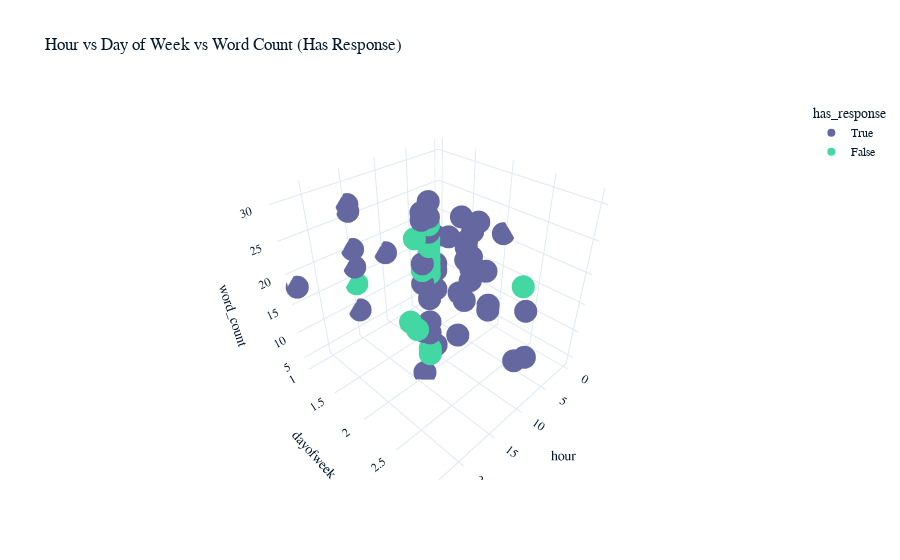
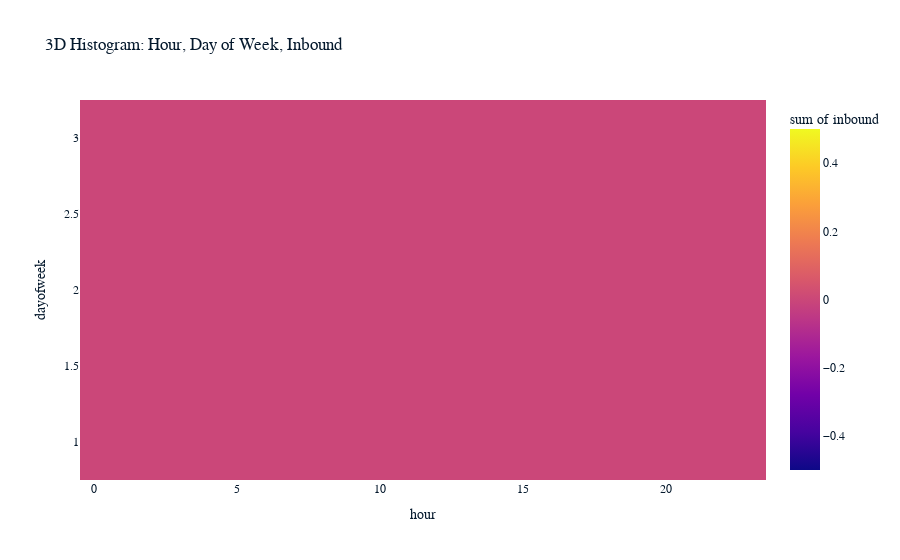

The notebook cell these images were saved under, in order:
### Code cell
# 2. 3D Scatter: Hour vs Day of Week vs Word Count, colored by Has Response
fig2 = px.scatter_3d(df1, x='hour', y='dayofweek', z='word_count', color='has_response',
                     title='Hour vs Day of Week vs Word Count (Has Response)')
fig2.show()

# 3. 3D Histogram: Hour, Day of Week, Inbound
fig3 = px.density_heatmap(df1, x='hour', y='dayofweek', z='inbound', nbinsx=24, nbinsy=7,
                          title='3D Histogram: Hour, Day of Week, Inbound')
fig3.update_traces(zsmooth='best')
fig3.show()

### Figure 1 — Plotly figure (JSON) as saved in the notebook; plotly's stock layout.template omitted (floating-point values rounded to 4 significant figures)
{"data": [{"hovertemplate": "has_response=True<br>hour=%{x}<br>dayofweek=%{y}<br>word_count=%{z}<extra></extra>", "legendgroup": "True", "marker": {"color": "#6568a0", "symbol": "circle"}, "mode": "markers", "name": "True", "scene": "scene", "showlegend": true, "x": [6, 13, 15, 15, 15, 15, 15, 10, 7, 5, 7, 13, 13, 14, 14, 14, 14, 12, 6, 10, 6, 6, 3, 2, 12, 13, 13, 7, 13, 13, 14, 10, 11, 12, 12, 13, 8, 7, 13, 13, 7, 8, 13, 13, 13, 13, 13, 13, 13, 12, 12, 12, 13, 13, 13, 13, 13, 8, 0, 23, 2, 13, 13, 13, 14], "y": [2, 2, 1, 1, 1, 1, 1, 1, 2, 2, 2, 2, 2, 2, 2, 2, 2, 2, 2, 2, 2, 2, 2, 2, 2, 2, 2, 2, 2, 2, 2, 3, 3, 3, 2, 2, 2, 2, 2, 2, 2, 2, 2, 2, 2, 2, 2, 2, 2, 2, 2, 2, 2, 2, 2, 2, 2, 2, 2, 1, 2, 2, 2, 2, 2], "z": [16, 17, 26, 17, 9, 20, 27, 17, 13, 25, 23, 27, 22, 23, 30, 20, 4, 18, 20, 25, 18, 24, 16, 9, 26, 17, 13, 20, 26, 17, 12, 13, 21, 14, 22, 26, 27, 22, 25, 22, 20, 7, 25, 22, 25, 11, 27, 26, 22, 8, 21, 21, 26, 17, 29, 13, 23, 15, 21, 18, 8, 28, 7, 31, 29], "type": "scatter3d"}, {"hovertemplate": "has_response=False<br>hour=%{x}<br>dayofweek=%{y}<br>word_count=%{z}<extra></extra>", "legendgroup": "False", "marker": {"color": "#43d7a4", "symbol": "circle"}, "mode": "markers", "name": "False", "scene": "scene", "showlegend": true, "x": [13, 15, 13, 13, 14, 13, 13, 13, 13, 13, 13, 13, 13, 12, 13, 15, 13, 13, 13, 13, 16, 13, 13, 13, 13, 13, 13, 15], "y": [2, 1, 2, 2, 2, 2, 2, 2, 2, 2, 2, 2, 2, 3, 2, 2, 2, 2, 2, 2, 2, 2, 2, 2, 2, 2, 2, 2], "z": [22, 14, 25, 25, 22, 21, 26, 24, 25, 23, 26, 23, 28, 25, 28, 13, 25, 8, 24, 26, 15, 26, 7, 25, 26, 21, 22, 27], "type": "scatter3d"}], "layout": {"scene": {"domain": {"x": [0, 1], "y": [0, 1]}, "xaxis": {"title": {"text": "hour"}}, "yaxis": {"title": {"text": "dayofweek"}}, "zaxis": {"title": {"text": "word_count"}}}, "legend": {"title": {"text": "has_response"}, "tracegroupgap": 0}, "title": {"text": "Hour vs Day of Week vs Word Count (Has Response)"}}}

### Figure 2 — Plotly figure (JSON) as saved in the notebook; plotly's stock layout.template omitted (floating-point values rounded to 4 significant figures)
{"data": [{"coloraxis": "coloraxis", "histfunc": "sum", "hovertemplate": "hour=%{x}<br>dayofweek=%{y}<br>sum of inbound=%{z}<extra></extra>", "name": "", "nbinsx": 24, "nbinsy": 7, "x": [6, 13, 13, 15, 15, 15, 15, 15, 15, 10, 13, 7, 5, 13, 7, 13, 13, 14, 14, 14, 14, 14, 12, 13, 6, 13, 10, 13, 6, 13, 6, 3, 2, 13, 12, 13, 13, 13, 13, 13, 7, 13, 13, 14, 10, 11, 12, 12, 12, 13, 13, 15, 8, 13, 7, 13, 13, 13, 13, 7, 13, 8, 13, 13, 16, 13, 13, 13, 13, 13, 13, 13, 12, 12, 12, 13, 13, 13, 13, 13, 13, 13, 8, 0, 23, 13, 2, 13, 13, 13, 13, 14, 15], "xaxis": "x", "xbingroup": "x", "y": [2, 2, 2, 1, 1, 1, 1, 1, 1, 1, 2, 2, 2, 2, 2, 2, 2, 2, 2, 2, 2, 2, 2, 2, 2, 2, 2, 2, 2, 2, 2, 2, 2, 2, 2, 2, 2, 2, 2, 2, 2, 2, 2, 2, 3, 3, 3, 3, 2, 2, 2, 2, 2, 2, 2, 2, 2, 2, 2, 2, 2, 2, 2, 2, 2, 2, 2, 2, 2, 2, 2, 2, 2, 2, 2, 2, 2, 2, 2, 2, 2, 2, 2, 2, 1, 2, 2, 2, 2, 2, 2, 2, 2], "yaxis": "y", "ybingroup": "y", "z": [true, false, true, false, true, false, true, false, true, false, false, true, true, false, true, false, true, false, true, false, true, false, true, false, true, false, true, false, true, false, true, false, true, false, true, false, true, false, true, false, true, false, true, false, true, false, true, false, true, false, true, true, true, false, true, false, true, true, false, true, false, true, false, true, false, false, true, true, false, true, true, false, true, false, true, false, true, false, true, false, true, false, true, false, true, false, true, false, true, true, false, true, false], "type": "histogram2d", "zsmooth": "best"}], "layout": {"xaxis": {"anchor": "y", "domain": [0, 1], "title": {"text": "hour"}}, "yaxis": {"anchor": "x", "domain": [0, 1], "title": {"text": "dayofweek"}}, "coloraxis": {"colorbar": {"title": {"text": "sum of inbound"}}, "colorscale": [[0, "#0d0887"], [0.1111, "#46039f"], [0.2222, "#7201a8"], [0.3333, "#9c179e"], [0.4444, "#bd3786"], [0.5556, "#d8576b"], [0.6667, "#ed7953"], [0.7778, "#fb9f3a"], [0.8889, "#fdca26"], [1, "#f0f921"]]}, "legend": {"tracegroupgap": 0}, "title": {"text": "3D Histogram: Hour, Day of Week, Inbound"}}}
